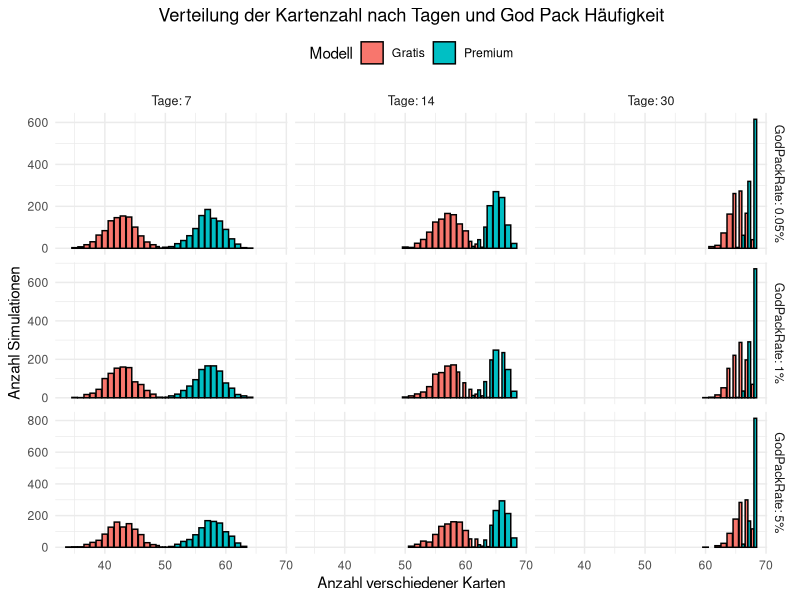

Write the R code that produced this figure.
# Daten einlesen
karten <- read.csv("./WAHR/data/Mythical_Island.csv", stringsAsFactors = FALSE)
karten_god_pack <- read.csv("./WAHR/data/Mythical_Island_god_pack.csv", stringsAsFactors = FALSE)

parse_percent_column <- function(x) {
  x[is.na(x) | trimws(x) == ""] <- "0%"
  as.numeric(sub("%", "", x)) / 100
}

# Normal pack probabilities
alle_karten <- karten$Name
prob_1_3 <- parse_percent_column(karten$First.third.cards)
prob_4   <- parse_percent_column(karten$Fourth.card)
prob_5   <- parse_percent_column(karten$Fifth.card)

# God pack probabilities
alle_karten_god <- karten_god_pack$Name
prob_1_3_g <- parse_percent_column(karten_god_pack$First.third.cards)
prob_4_g   <- parse_percent_column(karten_god_pack$Fourth.card)
prob_5_g   <- parse_percent_column(karten_god_pack$Fifth.card)

# MODIFIED: ziehe_pack now takes god_pack_rate
ziehe_pack <- function(current_god_pack_rate) {
  is_godpack <- runif(1) < current_god_pack_rate
  
  if (is_godpack) {
    cards_drawn <- c()
    if (length(alle_karten_god) > 0 && sum(prob_1_3_g, na.rm = TRUE) > 0) {
      cards_drawn <- c(cards_drawn, sample(alle_karten_god, size = 3, replace = TRUE, prob = prob_1_3_g))
    }
    if (length(alle_karten_god) > 0 && sum(prob_4_g, na.rm = TRUE) > 0) {
      cards_drawn <- c(cards_drawn, sample(alle_karten_god, size = 1, replace = TRUE, prob = prob_4_g))
    }
    if (length(alle_karten_god) > 0 && sum(prob_5_g, na.rm = TRUE) > 0) {
      cards_drawn <- c(cards_drawn, sample(alle_karten_god, size = 1, replace = TRUE, prob = prob_5_g))
    }
    return(cards_drawn)
  } else {
    return(c(
      sample(alle_karten, size = 3, replace = TRUE, prob = prob_1_3),
      sample(alle_karten, size = 1, replace = TRUE, prob = prob_4),
      sample(alle_karten, size = 1, replace = TRUE, prob = prob_5)
    ))
  }
}

# MODIFIED: simuliere_jahr_mit_slots now takes god_pack_rate
simuliere_jahr_mit_slots <- function(packs_pro_tag, tage = 30, current_god_pack_rate) {
  gezogen <- replicate(packs_pro_tag * tage, ziehe_pack(current_god_pack_rate), simplify = FALSE)
  gezogen <- unlist(gezogen)
  if (length(gezogen) == 0) return(0)
  length(unique(gezogen))
}

# --- Simulation Setup ---
N <- 1000 
tage_vektor <- c(7, 14, 30) 
god_pack_chance_vektor <- c(0.0005, 0.01, 0.05) 
kosten_premium_pro_monat <- 10 

ergebnisse_gesamt <- list() 

# --- Main Simulation Loop ---
for (gp_chance in god_pack_chance_vektor) {
  ergebnisse_fuer_gp_chance <- list()
  cat(paste("\nSimulating for God Pack Chance:", gp_chance * 100, "%\n"))
  
  for (tage in tage_vektor) {
    cat(paste("  Simulating for", tage, "days...\n"))
    gratis <- as.numeric(replicate(N, simuliere_jahr_mit_slots(2, tage = tage, current_god_pack_rate = gp_chance)))
    premium <- as.numeric(replicate(N, simuliere_jahr_mit_slots(4, tage = tage, current_god_pack_rate = gp_chance)))
    
    mean_diff <- mean(premium - gratis, na.rm = TRUE)
    if (is.na(mean_diff) || is.nan(mean_diff)) mean_diff <- 0
    
    kosten <- (tage / 30) * kosten_premium_pro_monat
    kosten_pro_extra <- if (mean_diff > 0) kosten / mean_diff else NA
    
    ergebnisse_fuer_gp_chance[[as.character(tage)]] <- list(
      tage = tage,
      gratis = gratis,
      premium = premium,
      kosten = kosten,
      extra_karten = mean_diff,
      kosten_pro_extra = kosten_pro_extra
    )
  }
  ergebnisse_gesamt[[as.character(gp_chance)]] <- ergebnisse_fuer_gp_chance
}

# --- Prepare Data for Multivariate Faceted Plotting ---
library(ggplot2)
all_plot_data_list_multivariate <- list()

for (gp_chance_char in names(ergebnisse_gesamt)) {
  ergebnisse_fuer_gp_chance <- ergebnisse_gesamt[[gp_chance_char]]
  current_gp_rate <- as.numeric(gp_chance_char) 

  for (tage_val in tage_vektor) {
    tage_char <- as.character(tage_val)
    
    temp_df <- data.frame(
      Karten = c(ergebnisse_fuer_gp_chance[[tage_char]]$gratis,
                 ergebnisse_fuer_gp_chance[[tage_char]]$premium),
      Modell = rep(c("Gratis", "Premium"), each = N),
      Tage = factor(tage_val),
      GodPackRate = factor(paste0(current_gp_rate * 100, "%")) 
    )
    list_key <- paste("gp", current_gp_rate, "tage", tage_val, sep = "_")
    all_plot_data_list_multivariate[[list_key]] <- temp_df
  }
}

# --- Create and Print the Multivariate Faceted Plot ---
combined_df_multivariate <- do.call(rbind, all_plot_data_list_multivariate)
rownames(combined_df_multivariate) <- NULL 

p_multi_faceted <- ggplot(combined_df_multivariate, aes(x = Karten, fill = Modell)) +
  geom_bar(position = "dodge", color = "black") +
  facet_grid(GodPackRate ~ Tage, scales = "free_y", labeller = label_both) + 
  labs(
    title = "Verteilung der Kartenzahl nach Tagen und God Pack Häufigkeit",
    x = "Anzahl verschiedener Karten",
    y = "Anzahl Simulationen",
    fill = "Modell"
  ) +
  theme_minimal() +
  theme(legend.position = "top",
        strip.text.x = element_text(size = 9), 
        strip.text.y = element_text(size = 9),
        plot.title = element_text(hjust = 0.5)) 

print(p_multi_faceted)

cat("\nMultivariate simulation and plotting complete.\n")